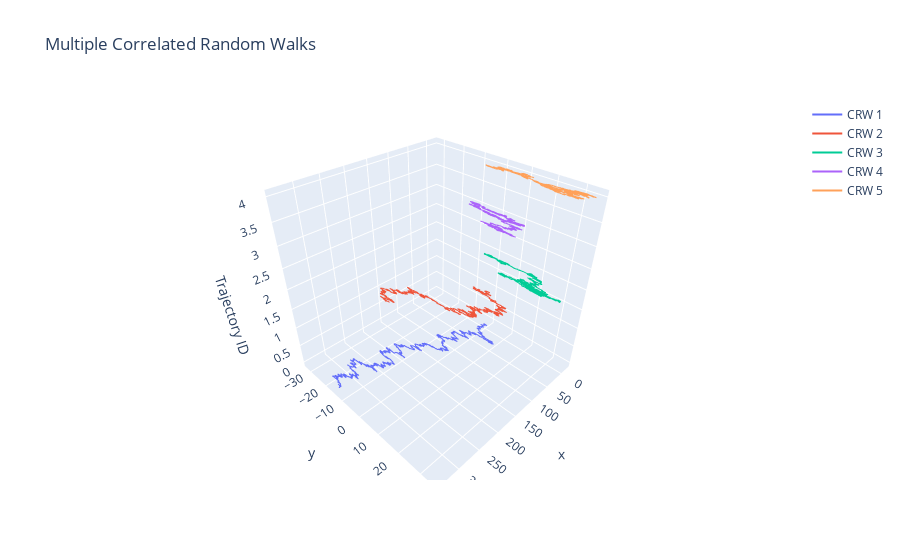

The code cell stored with this chart in its notebook:
### Markdown cell above
# Activity 5: Correlated Random Walk - Vec2d - N Trajectories

### Code cell
def multiple_crw(n_traj=5, n_steps=1000, scale=1.0):
    fig = go.Figure()

    for i in range(n_traj):
        pos = Vec2d(0, 0)
        trajectory = [pos.to_tuple()]
        
        for _ in range(n_steps):
            angle = cauchy.rvs(scale=scale * (i + 1))  # Diferente coeficiente de Cauchy para cada trayectoria
            step = Vec2d(1, 0).rotated(angle)
            pos += step
            trajectory.append(pos.to_tuple())

        x, y = zip(*trajectory)
        z = np.full(len(x), i)  # Usamos un valor fijo de Z para separar las trayectorias en 3D

        fig.add_trace(go.Scatter3d(x=x, y=y, z=z, mode='lines', name=f'CRW {i+1}'))

    print(f"Generadas {n_traj} trayectorias con {n_steps} pasos cada una.")
    
    fig.update_layout(title="Multiple Correlated Random Walks",
                      scene=dict(zaxis_title="Trajectory ID"),
                      showlegend=True)
    fig.show()

# Llamada de prueba
multiple_crw()

### Figure 1 — Plotly figure (JSON) as saved in the notebook; plotly's stock layout.template omitted (floating-point values rounded to 4 significant figures; data arrays with more than 128 entries replaced by an {"elided": "..."} marker saying what was removed)
{"data": [{"mode": "lines", "name": "CRW 1", "type": "scatter3d", "x": {"elided": "1001 float values"}, "y": {"elided": "1001 float values"}, "z": {"elided": "1001 int values"}}, {"mode": "lines", "name": "CRW 2", "type": "scatter3d", "x": {"elided": "1001 float values"}, "y": {"elided": "1001 float values"}, "z": {"elided": "1001 int values"}}, {"mode": "lines", "name": "CRW 3", "type": "scatter3d", "x": {"elided": "1001 float values"}, "y": {"elided": "1001 float values"}, "z": {"elided": "1001 int values"}}, {"mode": "lines", "name": "CRW 4", "type": "scatter3d", "x": {"elided": "1001 float values"}, "y": {"elided": "1001 float values"}, "z": {"elided": "1001 int values"}}, {"mode": "lines", "name": "CRW 5", "type": "scatter3d", "x": {"elided": "1001 float values"}, "y": {"elided": "1001 float values"}, "z": {"elided": "1001 int values"}}], "layout": {"scene": {"zaxis": {"title": {"text": "Trajectory ID"}}}, "showlegend": true, "title": {"text": "Multiple Correlated Random Walks"}}}
